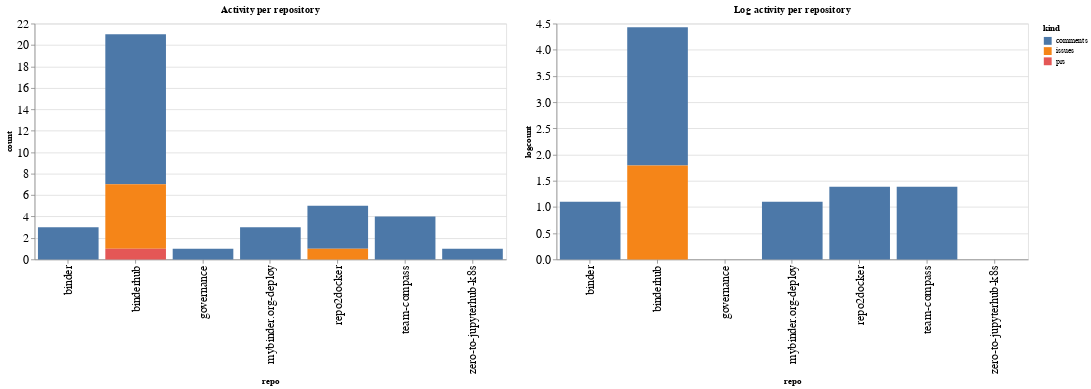

Here is the notebook cell this chart was saved with:
### Code cell
ch1 = alt.Chart(repo_summaries, width=600, title="Activity per repository").mark_bar().encode(
    x='repo',
    y='count',
    color='kind',
    tooltip="kind"
)

ch2 = alt.Chart(repo_summaries, width=600, title="Log activity per repository").mark_bar().encode(
    x='repo',
    y='logcount',
    color='kind',
    tooltip="kind"
)

ch1 | ch2

### Figure 1 — Vega-Lite specification as saved in the notebook (floating-point values rounded to 4 significant figures)
{"config": {"axisLeft": {"labelFontSize": 15}, "axisBottom": {"labelFontSize": 15}}, "hconcat": [{"mark": "bar", "encoding": {"color": {"type": "nominal", "field": "kind"}, "tooltip": {"type": "nominal", "field": "kind"}, "x": {"type": "nominal", "field": "repo"}, "y": {"type": "quantitative", "field": "count"}}, "title": "Activity per repository", "width": 600}, {"mark": "bar", "encoding": {"color": {"type": "nominal", "field": "kind"}, "tooltip": {"type": "nominal", "field": "kind"}, "x": {"type": "nominal", "field": "repo"}, "y": {"type": "quantitative", "field": "logcount"}}, "title": "Log activity per repository", "width": 600}], "data": {"name": "data-fe25b821a6434116bb20effb475719ee"}, "$schema": "https://vega.github.io/schema/vega-lite/v4.8.1.json", "datasets": {"data-fe25b821a6434116bb20effb475719ee": [{"repo": "binder", "kind": "comments", "count": 3, "logcount": 1.099}, {"repo": "binderhub", "kind": "comments", "count": 14, "logcount": 2.639}, {"repo": "binderhub", "kind": "issues", "count": 6, "logcount": 1.792}, {"repo": "binderhub", "kind": "prs", "count": 1, "logcount": 0.0}, {"repo": "governance", "kind": "comments", "count": 1, "logcount": 0.0}, {"repo": "mybinder.org-deploy", "kind": "comments", "count": 3, "logcount": 1.099}, {"repo": "repo2docker", "kind": "comments", "count": 4, "logcount": 1.386}, {"repo": "repo2docker", "kind": "issues", "count": 1, "logcount": 0.0}, {"repo": "team-compass", "kind": "comments", "count": 4, "logcount": 1.386}, {"repo": "zero-to-jupyterhub-k8s", "kind": "comments", "count": 1, "logcount": 0.0}]}}
